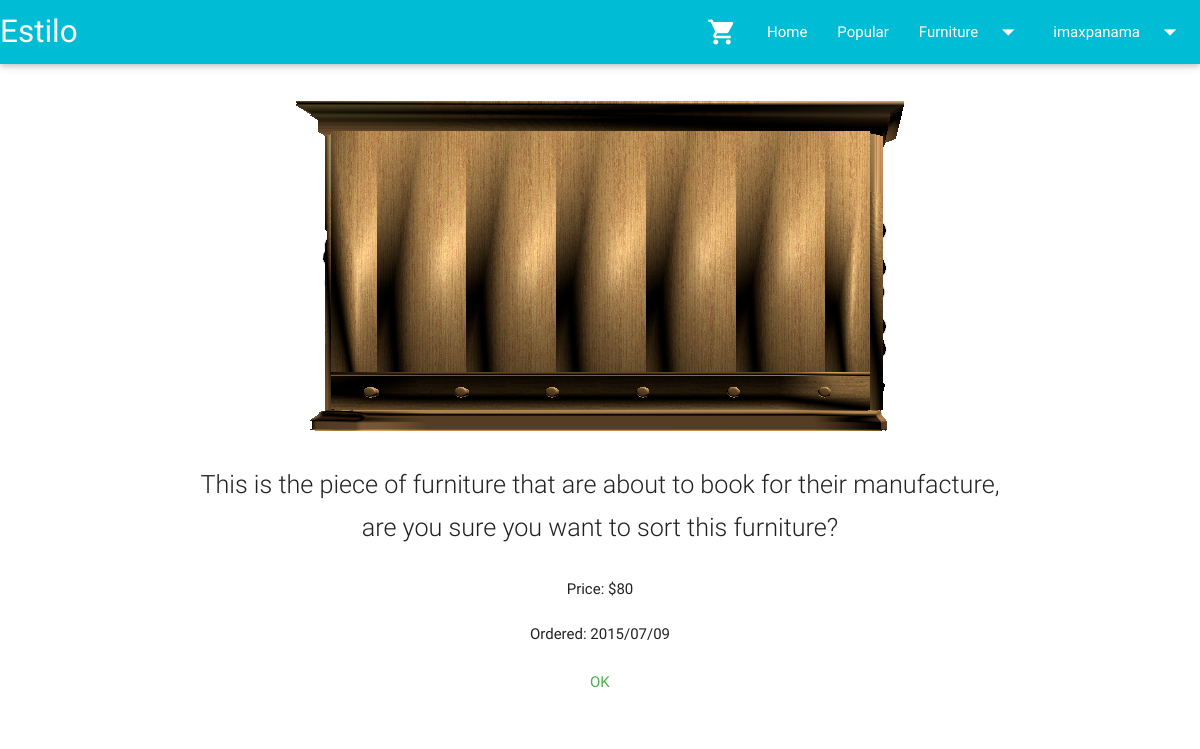
The page /reser.php?m=1 (signed in) on the database its author committed.
### tables this page shows
CREATE TABLE IF NOT EXISTS `furniture` (
  `idmueble` int(5) NOT NULL AUTO_INCREMENT,
  `nombre` varchar(50) NOT NULL,
  `descri` varchar(500) NOT NULL,
  `tipo` varchar(50) NOT NULL,
  `precio` double NOT NULL,
  `img` varchar(250) NOT NULL,
  `vis` int(10) NOT NULL,
  PRIMARY KEY (`idmueble`)
);

CREATE TABLE IF NOT EXISTS `mueble` (
  `idmueble` int(5) NOT NULL AUTO_INCREMENT,
  `nombre` varchar(50) NOT NULL,
  `descri` varchar(500) NOT NULL,
  `tipo` varchar(50) NOT NULL,
  `precio` double DEFAULT NULL,
  `img` varchar(250) DEFAULT NULL,
  `vis` int(10) DEFAULT NULL,
  PRIMARY KEY (`idmueble`)
);

### reser.php (the view, shortened to what this page needs)
<?php
if (isset($_SESSION['suser'])) {
  $mueble = $_GET['m'];
$consulta = "SELECT * FROM furniture where idmueble =" .$mueble;
$result = mysql_query($consulta);
?>
<!doctype html>
<html lang="es">
<head>
  <link type="text/css" rel="stylesheet" href="css/style.css" media="screen, projection"/>
  <link type="text/css" rel="stylesheet" href="css/materialize.css"  media="screen,projection"/>
</head>
<body>
 <?php
while ($row = mysql_fetch_array($result)) {
$pg = mysql_query("SELECT precio from mueble where idmueble=".$mueble);
$pj = mysql_fetch_array($pg);
$pre = $pj['precio'];
  ?>
<center>
  <div class="container">
    <div class="row">
      <img src="<?php echo $row['img'];?>">
      <p class="flow-text">This is the piece of furniture that are about to book for their manufacture, are you sure you want to sort this furniture?</p>
      <p><?php echo "Price: $"; echo $pre; ?></p>
      <p><?php echo "Ordered: "; echo date('Y/m/d');?></p>
      <a href="reservar.php?id=<?php echo $mueble;?>" class="waves-effect waves-teal btn-flat green-text">Ok</a>
    </div>
  </div>
</center>
<?php } ?>
</body>
</html>
 <?php
}else{
  echo '<script> alert("Unauthenticated user"); location.href = "index.php"; </script>';
}
  ?>

### css/style.css (style rules this page uses)
p { line-height: 2rem; }

### rows shown on the page
furniture: img (picture), mueble.precio "80"
